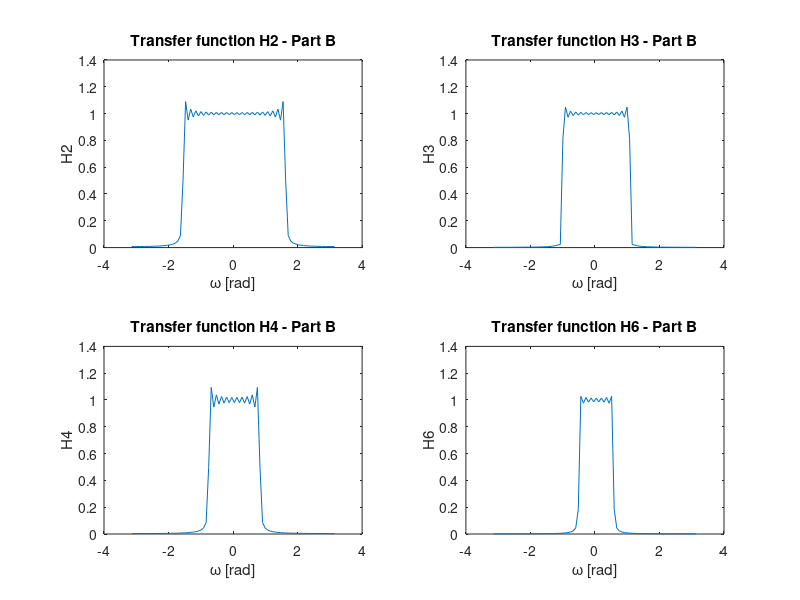

Here is the MATLAB script that generated this plot:
%PartA
%D -Impulse response
n = -10:10;
u0 = n>=0;
u2 = n>=2;

f = ((0.5).^n).*u0 + ((0.75).^n).*u2;
%stem(n,f)
title('Impulse response - Part A')
xlabel('n [sec]'),ylabel('Impulse response');

%E - Transfer function
z = -10:10;
h1=1-(3./(4.*z))+9./(16.*z.^2)-9./(32.*z.^3);
h2=1-(3./(4.*z))-(1./(2.*z))+(3./(8.*z.^2));
H =h1./h2;
%stem(n,H)
title('Transfer function - Part A')
xlabel('n [sec]'),ylabel('Transfer function');

%F - pole zero map
numerator = [32,-24,18,-9];
denomanator = [32,-40,12,0];
ts = 1;
sys = tf(numerator,denomanator,ts);
%pzmap(sys)

%Part B
load('LPF.mat');
w = linspace(-pi,pi,80);
%h2
subplot(2,2,1);
fft_h2 = fftshift(fft(h2));
plot(w,abs(fft_h2));
title('Transfer function H2 - Part B')
xlabel('\omega [rad]');
ylabel('H2');

%h3
subplot(2,2,2);
fft_h3 = fftshift(fft(h3));
plot(w,abs(fft_h3));
title('Transfer function H3 - Part B')
xlabel('\omega [rad]');
ylabel('H3');

%h4
subplot(2,2,3);
fft_h4 = fftshift(fft(h4));
plot(w,abs(fft_h4));
title('Transfer function H4 - Part B')
xlabel('\omega [rad]');
ylabel('H4');

%h6
subplot(2,2,4);
fft_h6 = fftshift(fft(h6));
plot(w,abs(fft_h6));
title('Transfer function H6 - Part B')
xlabel('\omega [rad]');
ylabel('H6');






